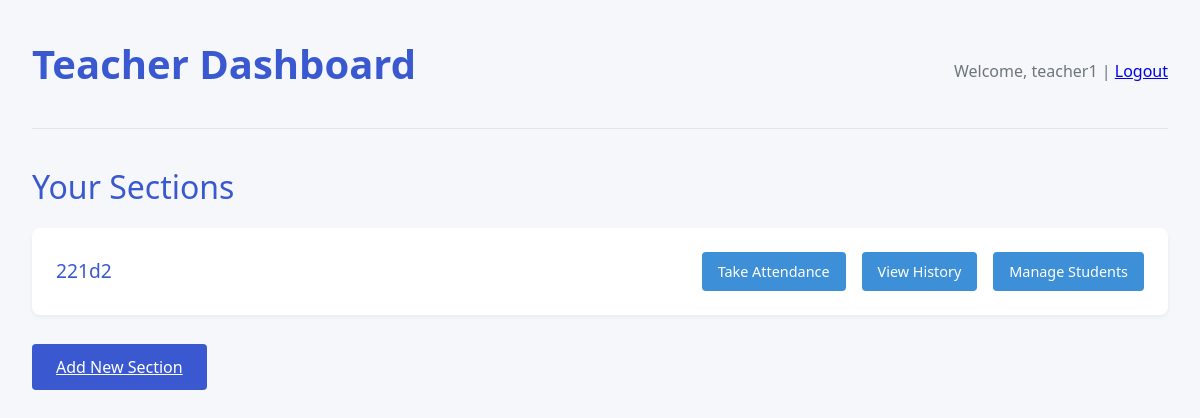
Before: /dashboard (signed in) with the older database file.
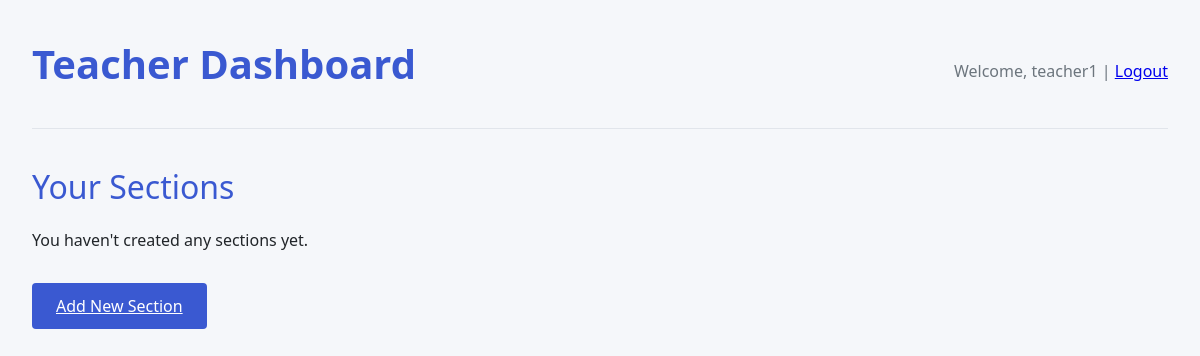
After: the same page with the newer database file.
### tables this page shows
CREATE TABLE teachers
                 (id INTEGER PRIMARY KEY AUTOINCREMENT,
                  name TEXT NOT NULL,
                  email TEXT UNIQUE NOT NULL,
                  password TEXT NOT NULL,
                  created_at TEXT NOT NULL DEFAULT CURRENT_TIMESTAMP);

CREATE TABLE sections
                 (id INTEGER PRIMARY KEY AUTOINCREMENT,
                  name TEXT NOT NULL,
                  created_by INTEGER NOT NULL,
                  created_at TEXT NOT NULL DEFAULT CURRENT_TIMESTAMP,
                  FOREIGN KEY(created_by) REFERENCES teachers(id) ON DELETE CASCADE);

### app.py (the view)
@app.route('/dashboard')
@login_required
def dashboard():
    teacher = get_teacher(session['teacher_id'])
    sections = get_teacher_sections(session['teacher_id'])
    return render_template('dashboard.html', teacher=teacher, sections=sections)

### app.py (called while the page is built)
def login_required(f):
    @functools.wraps(f)
    def decorated_function(*args, **kwargs):
        if 'teacher_id' not in session:
            flash('Please login to access this page')
            return redirect(url_for('login'))
        return f(*args, **kwargs)
    return decorated_function

def get_teacher(teacher_id):
    conn = sqlite3.connect('attendance.db')
    conn.row_factory = sqlite3.Row
    c = conn.cursor()
    c.execute("SELECT * FROM teachers WHERE id = ?", (teacher_id,))
    teacher = c.fetchone()
    conn.close()
    return dict(teacher) if teacher else None

def get_teacher_sections(teacher_id):
    conn = sqlite3.connect('attendance.db')
    conn.row_factory = sqlite3.Row
    c = conn.cursor()
    c.execute("SELECT * FROM sections WHERE created_by = ? ORDER BY name", (teacher_id,))
    sections = c.fetchall()
    conn.close()
    return [dict(section) for section in sections]

### templates/dashboard.html (shortened to what this page needs)
<!DOCTYPE html>
<html>
<head>
    <link rel="stylesheet" href="{{ url_for('static', filename='styles.css') }}">
</head>
<body>
    <div class="container">
        <div class="header">
            <h1>Teacher Dashboard</h1>
            <div class="user-info">
                Welcome, {{ teacher.name }} | <a href="{{ url_for('logout') }}">Logout</a>
            </div>
        </div>
        <div class="dashboard-sections">
            <div class="section-list">
                <h2>Your Sections</h2>
                {% if sections %}
                    <ul class="sections">
                        {% for section in sections %}
                        <li>
                            <div class="section-info">
                                <span class="section-name">{{ section.name }}</span>
                                <div class="section-actions">
                                    <a href="{{ url_for('take_attendance', section_id=section.id) }}" class="btn-action">Take Attendance</a>
                                    <a href="{{ url_for('attendance_history', section_id=section.id) }}" class="btn-action">View History</a>
                                    <a href="{{ url_for('manage_students', section_id=section.id) }}" class="btn-action">Manage Students</a>
                                </div>
                            </div>
                        </li>
                        {% endfor %}
                    </ul>
                {% else %}
                    <p>You haven't created any sections yet.</p>
                {% endif %}
                <div class="add-section">
                    <a href="{{ url_for('add_section') }}" class="btn-primary">Add New Section</a>
                </div>
            </div>
        </div>
    </div>
</body>
</html>

### static/styles.css (style rules this page uses)
:root { --primary: #3A59D1; --primary-light: #3D90D7; --secondary: #7AC6D2; --accent: #B5FCCD; --white: #FFFFFF; --light-gray: #F5F7FA; --medium-gray: #E1E5EB; --dark-gray: #6C757D; --black: #212529; --success: #28A745; --warning: #FFC107; --danger: #DC3545; --info: #17A2B8; }
* { margin: 0; padding: 0; box-sizing: border-box; font-family: 'Segoe UI', Tahoma, Geneva, Verdana, sans-serif; }
body { background-color: var(--light-gray); color: var(--black); line-height: 1.6; }
.container { max-width: 1200px; margin: 0 auto; padding: 2rem; }
h1, h2, h3, h4 { color: var(--primary); margin-bottom: 1rem; }
h1 { font-size: 2.5rem; font-weight: 600; }
h2 { font-size: 2rem; font-weight: 500; }
.header { display: flex; justify-content: space-between; align-items: center; margin-bottom: 2rem; padding-bottom: 1rem; border-bottom: 1px solid var(--medium-gray); }
.user-info { font-weight: 500; color: var(--dark-gray); }
.btn-primary { background-color: var(--primary); color: var(--white); padding: 0.75rem 1.5rem; border: none; border-radius: 4px; font-size: 1rem; font-weight: 500; cursor: pointer; transition: background-color 0.3s; }
.add-section { margin:40px 0px 40px 0px }

Changed rows visible on the page:
removed sections: name "221d2"
Other visible differences:
text now shown: "You haven't created any sections yet."
